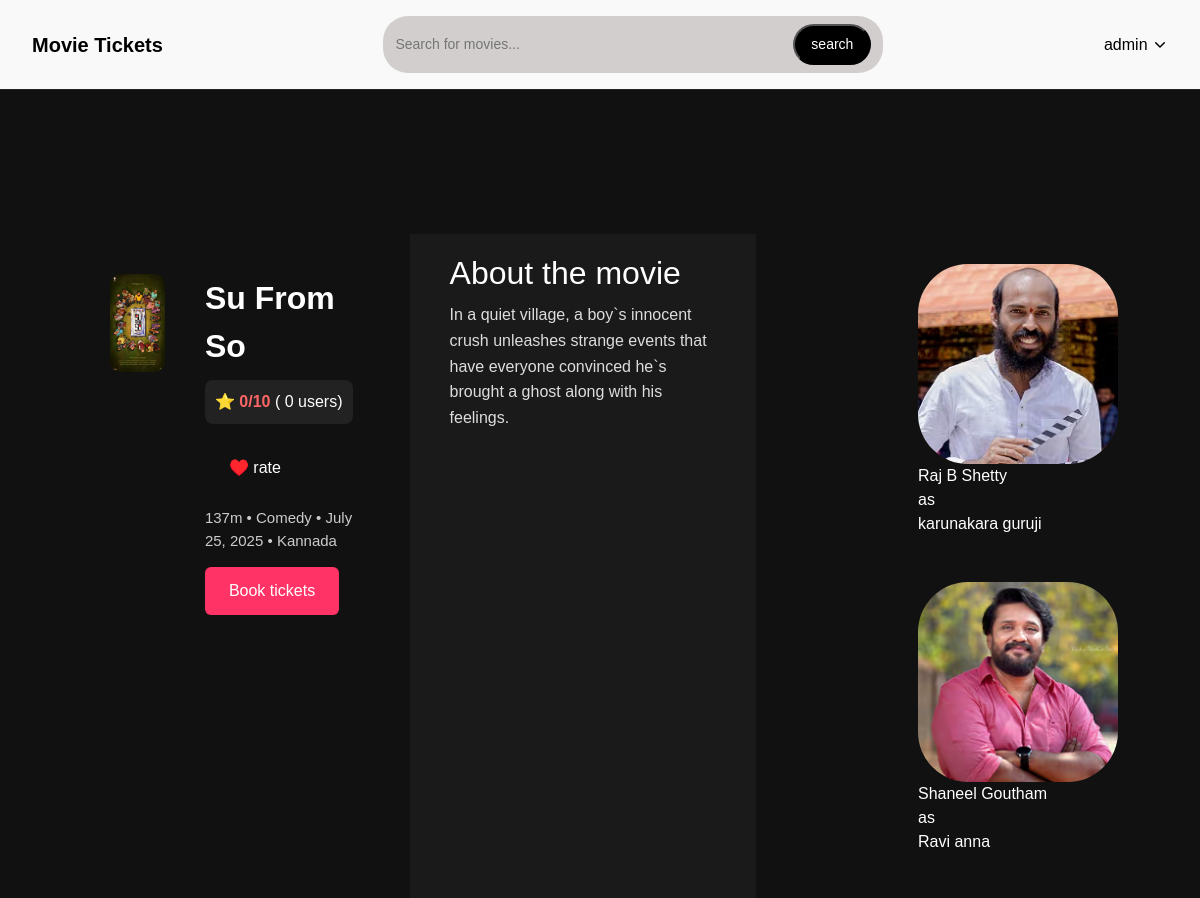
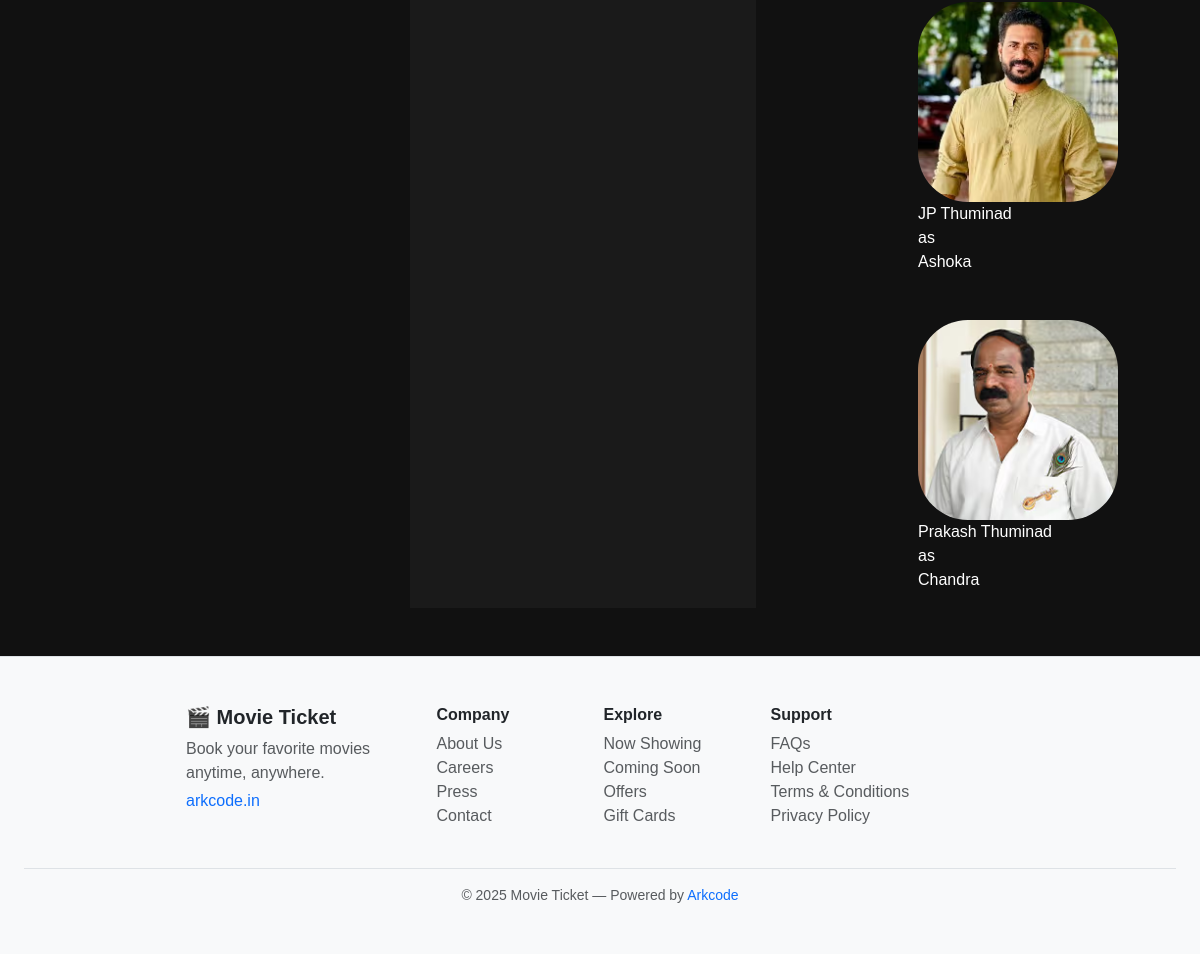
The app's page /movies/movie/Su-From-So-2025-07-25-Comedy-Kannada/ (signed in) with its own data (2 pictures, top to bottom).
### accounts/models.py (models this page shows)
class User(AbstractUser):
    phone = models.IntegerField(unique=True,
                null=True,blank=True)
    is_theater_manager = models.BooleanField(default=False,
                    null=True,blank=True)
    is_approved = models.BooleanField(default=False)
    otp = models.IntegerField(null=True,blank=True)
    otp_verified = models.BooleanField(default=False)
    otp_expierd = models.DateTimeField(null=True,blank=True)

### movies/models.py (models this page shows, shortened)
class Movie(models.Model):
    title = models.CharField(max_length=255)
    genre = models.CharField(max_length=255,choices=genres,null=True,blank=True)
    language = models.CharField(max_length=255,choices=languages,null=True,blank=True)
    synopsis = models.TextField(null=True,blank=True)
    duration_minutes = models.IntegerField(null=True,blank=True)
    release_date = models.DateField(null=True,blank=True)
    trailer_url = models.URLField(null=True,blank=True)
    status = models.CharField(max_length=255,choices=[('Upcoming','Upcoming'),
                                        ('Released','Released')],null=True,blank=True)
    created_at = models.DateTimeField(auto_now_add=True)
    movie_image = models.ImageField(upload_to='movies/',null=True,blank=True,default=None)
    slug = models.CharField(max_length=2000,null=True,blank=True)

class Cast(models.Model):
    movie = models.ForeignKey(Movie, on_delete=models.CASCADE, related_name='casts')
    name = models.CharField(max_length=255)
    role = models.CharField(max_length=255,null=True,blank=True)
    image = models.ImageField(upload_to='casts/',null=True,blank=True)

### movies/views.py (the view)
# urls.py: path('movie/<slug>/',views.MovieView,name='movie')
def MovieView(request,slug):
    movie = Movie.objects.get(slug=slug)
    casts = Cast.objects.filter(movie=movie)
    reviews = Review.objects.filter(movie=movie)
    rating = reviews.aggregate(avg=Avg('rating') )['avg']
    if rating is None:
        rating=0
    if (rating - int(rating)) > 0:
        rating = '{:.1f}'.format(rating)
    else :
        rating = int(rating)
    context = {
        'movie': movie,
        'casts': casts,
        'reviews':reviews,
        'rating': rating ,
        'today' : datetime.today().date()    }
    return render(request, 'movies/movie.html', context)

### templates/movies/movie.html (shortened to what this page needs)
{% extends 'base.html' %}
{% block content %}
{% load static %}
<link rel="stylesheet" href="{% static 'css/movie.css' %}">
  <div class="container">
    <div class="poster">
      <img src="{{movie.movie_image.url}}" alt="Yuddhakaanda Chapter 2 Poster">
    </div>
    <div class="details">
      <div class="title">{{movie.title}}</div>
      <div class="rating-box">
        ⭐ <span>{{rating}}/10</span> ( {{reviews|length}} users)
      </div>
      <div>
        <a href="{% url 'add_review' movie.slug %}"><button id="rate">♥️ rate</button></a>
      </div>
      <div class="info">
        {{movie.duration_minutes}}m • {{movie.genre}} • {{movie.release_date}} • {{movie.language}}
      </div>
    <a href="{% url 'theater_showtime' movie.slug today %}">  <button class="book-btn">Book tickets</button></a> <br>
    </div>
  </div>
  <div class="about-section">
    <h2>About the movie</h2>
    <p>
      {{movie.synopsis}}
    </p>
  </div>
  <div class="cast-section">
   <div class="row">
     {% for actor in casts %}
    <div class="col-auto">
        <img src="{{actor.image.url}}" alt="" class="actor-img"> <br>
    <p>{{actor.name}} <br> as <br>{{actor.role}}</p>
    </div>
    {% endfor %}
   </div>
  </div>
  {% include 'reviews/reviews.html' %}
{% endblock %}

### templates/partials/header1.html (shortened to what this page needs)
{% load static %}
<link rel="stylesheet" href="{% static 'css/header2.css' %}">
<header class="header">
  <div class="logo">Movie Tickets</div>
  <div class="search-container">
    <input type="text" placeholder="Search for movies..." class="search-input" />
    <button class="search-btn">search</button>
  </div>
  <div class="auth-buttons">
    {% if user.is_authenticated %}
      <div class="user-dropdown">
        <button class="user-btn">{{ user.username }} <img src="{% static 'img/chevron-down-16.svg' %}" alt=""></button>
      </div>
    {% else %}
      <a href="{% url 'login' %}" class="auth-link">Login</a>
      <a href="{% url 'register' %}" class="auth-btn">Register</a>
    {% endif %}
  </div>
</header>

### static/css/header2.css (style rules this page uses)
* { margin: 0; padding: 0; box-sizing: border-box; }
body { background-color: #f8f7f7; font-family: 'Segoe UI', sans-serif; color: rgb(12, 12, 12); }
.header { display: flex; align-items: center; justify-content: space-between; background-color: #f9f9f9; padding: 16px 32px; border-bottom: 1px solid #222; }
.logo { font-size: 20px; font-weight: bold; color: #000000; }
.search-container { display: flex; align-items: center; background-color: #d2cece; padding: 8px 12px; border-radius: 25px; width: 50%; max-width: 500px; }
.search-input { flex: 1; background: transparent; border: none; outline: none; color: rgb(8, 8, 8); font-size: 14px; padding-right: 10px; }
.search-btn { background-color: #000000; color: white; padding: 8px 16px; border-radius: 25px; text-decoration: none; font-size: 14px; font-weight: 500; cursor: pointer; }
.auth-buttons { display: flex; align-items: center; gap: 16px; }
.user-dropdown { position: relative; display: inline-block; }
.user-btn { background: none; border: none; font-size: 16px; cursor: pointer; }

### static/css/messages.css (style rules this page uses)
body { margin: 0; padding: 0; }

### static/css/movie.css (style rules this page uses)
body { font-family: Arial, sans-serif; color: #fff; padding: 0; background-color: #111; }
.container { display: flex; padding: 40px; background-color: #111; }
.poster { flex: 1; max-width: 250px; margin-right: 40px; }
.poster img { width: 100%; border-radius: 10px; }
.details { flex: 3; }
.title { font-size: 32px; font-weight: bold; }
.rating-box { margin-top: 10px; background-color: #222; padding: 10px; border-radius: 8px; display: inline-block; font-size: 16px; }
.rating-box span { color: #f66; font-weight: bold; }
.info { margin: 15px 0; font-size: 15px; color: #ccc; }
.book-btn { padding: 12px 24px; background-color: #ff3366; border: none; border-radius: 6px; color: #fff; font-size: 16px; cursor: pointer; transition: background 0.3s ease; }
#rate { padding: 12px 24px; background-color:transparent; border: none; border-radius: 6px; color: #fff; font-size: 16px; cursor: pointer; transition: background 0.3s ease; margin-top: 20px; }
.about-section { padding: 20px 40px; background-color: #1a1a1a; }
.about-section h2 { margin-bottom: 10px; }
.about-section p { color: #ddd; line-height: 1.6; }

### static/css/reviews.css (style rules this page uses)
body { font-family: Arial, sans-serif; }

### templates/movies/movie.html (style rules this page uses)
.col-auto { float : left; margin-top: 30px; }
.row { margin-left: 150px; margin-right: auto; }
.actor-img { border-radius: 50px; width: 200px; height: 200px; }

### records on screen
User: username "admin"
Movie: movie_image (picture), title "Su From So", duration_minutes "137", genre "Comedy", release_date "July 25, 2025", language "Kannada", synopsis "In a quiet village, a boy`s innocent crush unleashes strange events that have everyone convinced he`s brought a ghost along with his feelings."
Cast: image (picture), name "Raj B Shetty", role "karunakara guruji"
Cast: image (picture), name "Shaneel Goutham", role "Ravi anna"
Cast: image (picture), name "JP Thuminad", role "Ashoka"
Cast: image (picture), name "Prakash Thuminad", role "Chandra"

### other values on screen
{{ rating }} "0"
{{ reviews|length }} "0"
